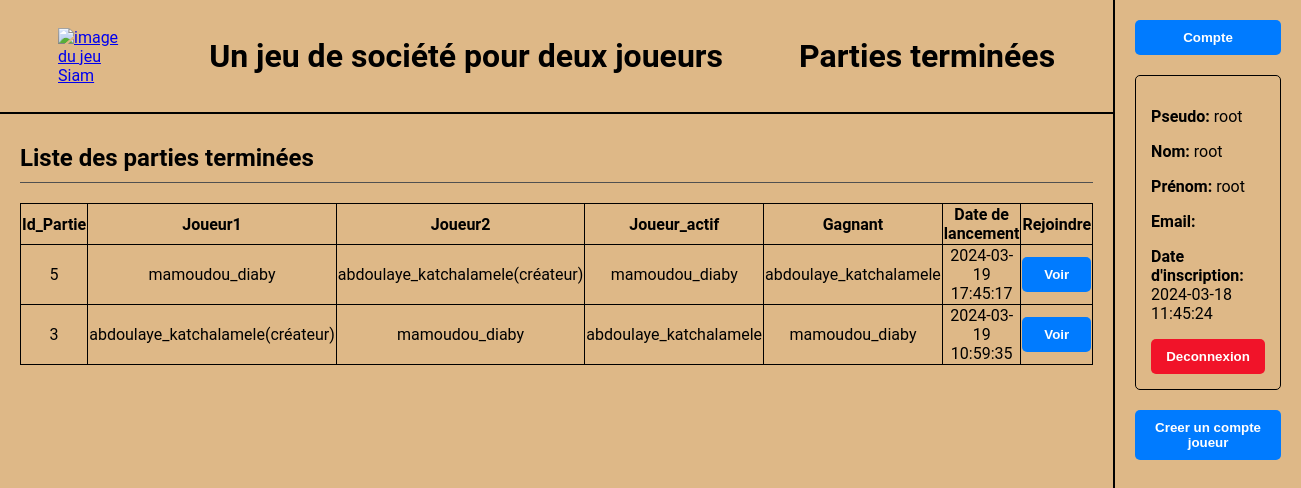
The page /pages/finished_games_page.php (signed in) on the database as committed earlier.
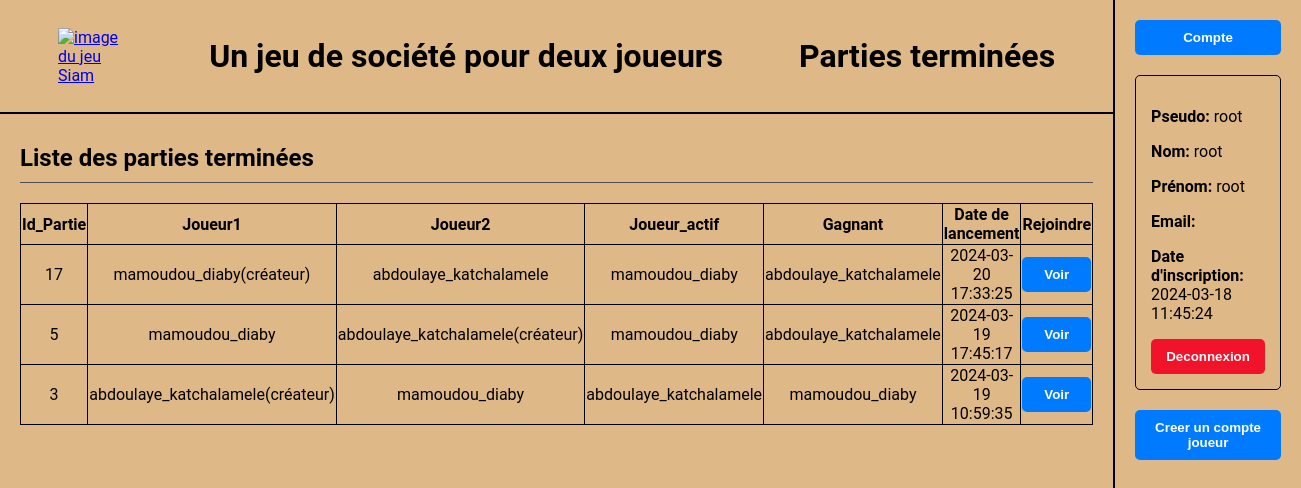
The same page on the database as committed later.
### tables this page shows
CREATE TABLE Game (
  game_ID INTEGER PRIMARY KEY AUTOINCREMENT,
  board TEXT,
  last_move TEXT,
  player1 TEXT,
  player2 TEXT,
  winner TEXT,
  active_player TEXT,
  launcher TEXT,
  launch_date DATE,
  FOREIGN KEY (player1) REFERENCES User(username),
  FOREIGN KEY (player2) REFERENCES User(username),
  FOREIGN KEY (winner) REFERENCES User(username),
  FOREIGN KEY (active_player) REFERENCES User(username),
  FOREIGN KEY (launcher) REFERENCES User(username)
);

### pages/finished_games_page.php (the view, shortened to what this page needs)
<?php
if (isset($_SESSION['username'])) {
  try {
    $db = new PDO('sqlite:../datas/data_base.db');
  } catch (PDOException $e) {
    echo "Échec de la connexion", $e->getMessage();
    $db = null;
    exit();
  }
  if ($_SESSION['is_admin'] == 1) {
    $query = "SELECT * FROM Game WHERE winner IS NOT NULL ORDER BY launch_date DESC";
    $stmt = $db->prepare($query);
  } else {
    $query = "SELECT * FROM Game WHERE (player1=:username OR player2=:username) AND winner IS NOT NULL ORDER BY launch_date DESC";
    $stmt = $db->prepare($query);
    $stmt->bindValue(':username', $_SESSION['username'], PDO::PARAM_STR);
  }
  $stmt->execute();
  $result = $stmt->fetchAll(PDO::FETCH_ASSOC);
} else {
  header('Location: login_page.php');
  exit();
}
?>
<!DOCTYPE html>
<html lang="fr">
<head>
  <link rel="stylesheet" href="../styles/style2.css">
</head>
<body>
  <header>
    <a href="home_page.php"><img src="../images/siam.jpeg" alt="image du jeu Siam"></a>
    <h1>Un jeu de société pour deux joueurs</h1>
    <h1>Parties terminées</h1>
  </header>
  <section>
    <h2>Liste des parties terminées</h2>
    <?php
    if (empty($result)) {
      echo "<h3>Aucune partie à jouer</h3>";
    } else {
      echo "<table>";
      echo "<tr>";
      echo "<th>Id_Partie</th>";
      echo "<th>Joueur1</th>";
      echo "<th>Joueur2</th>";
      echo "<th>Joueur_actif</th>";
      echo "<th>Gagnant</th>";
      echo "<th>Date de lancement</th>";
      echo "<th>Rejoindre</th>";
      echo "</tr>";
      foreach ($result as $row) {
        echo "<tr>";
        echo "<td>{$row['game_ID']}</td>";
        echo "<td>{$row['player1']}" . (($row['player1'] === $row['launcher']) ? "(créateur)" : "") . "</td>";
        echo "<td>{$row['player2']}" . (($row['player2'] === $row['launcher']) ? "(créateur)" : "") . "</td>";
        echo "<td>{$row['active_player']}</td>";
        echo "<td>{$row['winner']}</td>";
        echo "<td>{$row['launch_date']}</td>";
        echo "<td><button onclick=\"window.location.href='game_page.php?id={$row['game_ID']}#game_canvas'\">Voir</button></td>";
        echo "</tr>";
      }
      echo "</table>";
    }
    ?>
  </section>
  <aside>
    <button onclick="window.location.href='account_page.php'">Compte</button>
    <div>
      <?php
      echo "<p><strong>Pseudo:</strong> {$_SESSION['username']}</p>";
      echo "<p><strong>Nom:</strong> {$_SESSION['last_name']}</p>";
      echo "<p><strong>Prénom:</strong> {$_SESSION['first_name']}</p>";
      echo "<p><strong>Email:</strong> {$_SESSION['email']}</p>";
      echo "<p><strong>Date d'inscription:</strong> {$_SESSION['registration_date']}</p>";
      ?>
      <button class='red_buttons' onclick="window.location.href='../api/logout_api.php'">Deconnexion</button>
    </div>
    <?php
    if ($_SESSION['is_admin']) {
      echo "<button onclick=\"window.location.href='enroll_page.php'\">Creer un compte joueur</button>";
    }
    ?>
  </aside>
</body>
</html>

Rows that differ between the two databases and show on the page:
added game: game_ID "17", player1 "mamoudou_diaby", shows "(créateur)", player2 "abdoulaye_katchalamele", active_player "mamoudou_diaby", winner "abdoulaye_katchalamele", launch_date "2024-03-20 17:33:25"
